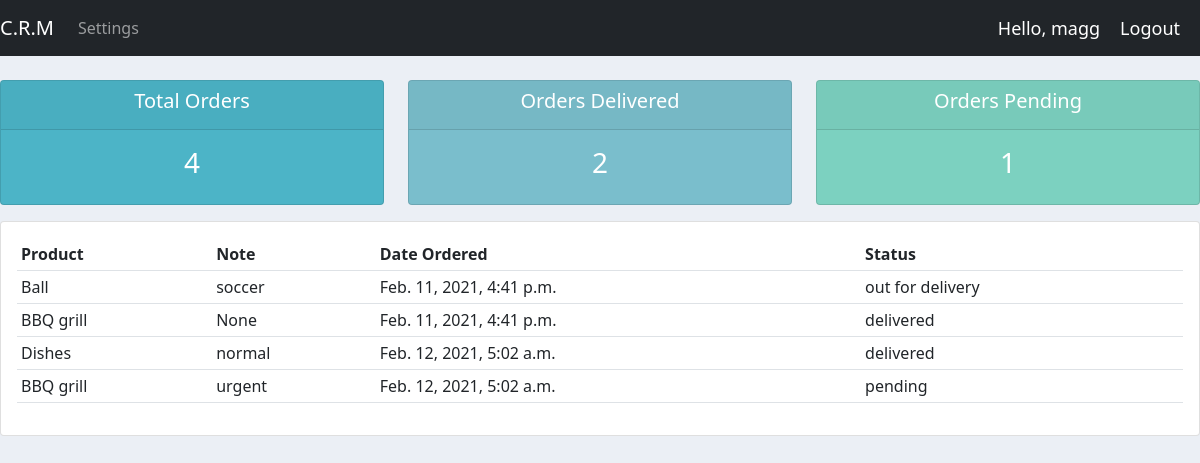
/user/ (signed in), run on an earlier commit of the app's database.
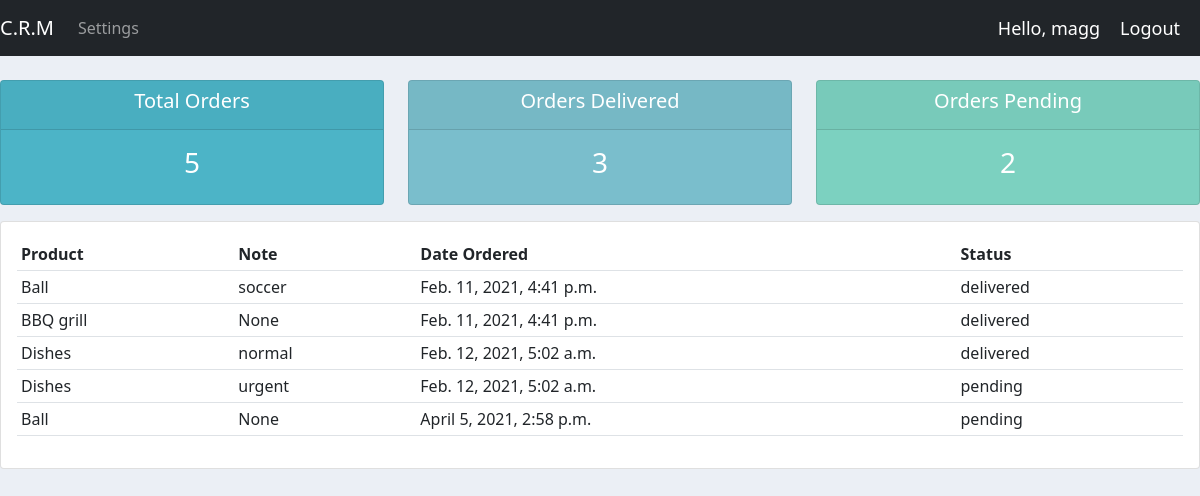
And on a later commit of the database.
### accounts/models.py (models this page shows, shortened)
class Order(models.Model):
    STATUS = (
        ('delivered', 'delivered'),
        ('out for delivery', 'out for delivery'),
        ('pending', 'pending'),
    )
    customer = models.ForeignKey(
        Customer, null=True, on_delete=models.SET_NULL)
    product = models.ForeignKey(Product, null=True, on_delete=models.SET_NULL)
    date_created = models.DateTimeField(auto_now_add=True, null=True)
    status = models.CharField(max_length=200, null=True, choices=STATUS)
    note = models.CharField(max_length=200, null=True)

class Product(models.Model):
    CATEGORY = (
        ('indoor', 'indoor'),
        ('outdoor', 'outdoor'),
    )
    name = models.CharField(max_length=200, null=True)
    price = models.FloatField()
    category = models.CharField(max_length=200, null=True, choices=CATEGORY)
    description = models.CharField(max_length=200, null=True, blank=True)
    date_created = models.DateTimeField(auto_now_add=True, null=True)
    tags = models.ManyToManyField(Tag)
    def __str__(self):
        return str(self.name)

### accounts/decorators.py (the view)
        def wrapper_func(request, *args, **kwargs):
            group = None
            if request.user.groups.exists():
                group = request.user.groups.all()[0].name
            if group in allowed_roles:
                return view_func(request, *args, **kwargs)
            else:
                return HttpResponse('You are not authorized to view this pa(ge')
            return view_func(request, *args, **kwargs)

### accounts/views.py (called while the page is built)
@login_required(login_url='login')
@allowed_users(allowed_roles=['customer'])
def userPage(request):
    orders = request.user.customer.order_set.all()
    total_orders = orders.count()
    orders_delivered = orders.filter(status='delivered').count()
    orders_pending = orders.filter(status='pending').count()
    context = {'orders': orders, 'total_orders': total_orders,
               'orders_delivered': orders_delivered,
               "orders_pending": orders_pending}
    return render(request, 'accounts/user.html', context)

### accounts/templates/accounts/user.html
{% extends 'accounts/base.html' %}
{% load static %}
{% block content %}
{% include 'accounts/status.html' %}
<div class="row">
  <div class="col-md">
      <div class="card card-body">
          <table class="table table-sm">
              <tr>
                  <th>Product</th>
                  <th>Note</th>
                  <th>Date Ordered</th>
                  <th>Status</th>
              </tr>
              {% for order in orders %}
                  <tr>
                      <td>{{ order.product }}</td>
                      <td>{{ order.note }}</td>
                      <td>{{ order.date_created }}</td>
                      <td>{{ order.status }}</td>
                  </tr>
              {% endfor %}
          </table>
      </div>
  </div>
</div>
{% endblock %}

### accounts/templates/accounts/base.html (shortened to what this page needs)
{% load static %}
<!DOCTYPE html>
<html lang="en">
  <head>
    <link
      href="https://cdn.jsdelivr.net/npm/bootstrap@5.0.0-beta2/dist/css/bootstrap.min.css"
      rel="stylesheet"
    />
    <link rel="stylesheet" type="text/css" href="{% static '/css/main.css' %}">
  </head>
  <body>
    {% include 'accounts/navbar.html' %} {% block content %} {% endblock %}
    <br />
  </body>
</html>

### accounts/templates/accounts/navbar.html (shortened to what this page needs)
{% load static %}
<nav class="navbar navbar-expand-lg navbar-dark bg-dark">
    <a class="navbar-brand" href="#">C.R.M</a>
    <div class="collapse navbar-collapse" id="navbarNav">
      <ul class="navbar-nav">
        {% if request.user.is_staff %}
        <li class="nav-item active">
          <a class="nav-link" href="{% url 'home' %}">Dashboard</a>
        </li>
        <li class="nav-item">
          <a class="nav-link" href="{% url 'products' %}">Products</a>
        </li>
        {% else %}
        <li class="nav-item">
          <a class="nav-link" href="{% url 'settings' %}">Settings</a>
        </li>
        {% endif %}
      </ul>
    </div>
    <span id="hello-msg">Hello, {{ request.user }} </span>
    <span ><a id="hello-msg" href="{% url 'logout' %}">Logout</a></span>
  </nav>

### accounts/templates/accounts/status.html
<br>
<div class="row">
 <div class="col">
  <div class="col-md">
   <div class="card text-center text-white  mb-3" id="total-orders">
      <div class="card-header">
       <h5 class="card-title">Total Orders</h5>
      </div>
      <div class="card-body">
        <h3 class="card-title">{{ total_orders }}</h3>
      </div>
   </div>
  </div>
 </div>
 <div class="col">
  <div class="col-md">
   <div class="card text-center text-white  mb-3" id="orders-delivered">
      <div class="card-header">
       <h5 class="card-title">Orders Delivered</h5>
      </div>
      <div class="card-body">
        <h3 class="card-title">{{ orders_delivered}}</h3>
      </div>
   </div>
  </div>
 </div>
 <div class="col">
  <div class="col-md">
   <div class="card text-center text-white  mb-3" id="orders-pending">
      <div class="card-header">
       <h5 class="card-title">Orders Pending</h5>
      </div>
      <div class="card-body">
        <h3 class="card-title">{{ orders_pending }}</h3>
      </div>
   </div>
  </div>
 </div>
</div>

### static/css/main.css (style rules this page uses)
body { background-color: #ebeff5; }
#total-orders { background-color: #4cb4c7; }
#orders-delivered { background-color: #7abecc; }
#orders-pending { background-color: #7cd1c0; }

### accounts/templates/accounts/navbar.html (style rules this page uses)
#hello-msg { color: #fff; margin-right: 20px; font-size: 18px; text-decoration: none; }

What changed in the data, as far as the page shows it:
changed Order "soccer": status "out for delivery" → "delivered"
changed Order "urgent": product "BBQ grill" → "Dishes"
added Order: product "Ball", note "None", date_created "April 5, 2021, 2:58 p.m.", status "pending"
Also different on the page:
{{ total_orders }}: "4" → "5"
{{ orders_delivered }}: "2" → "3"
{{ orders_pending }}: "1" → "2"
